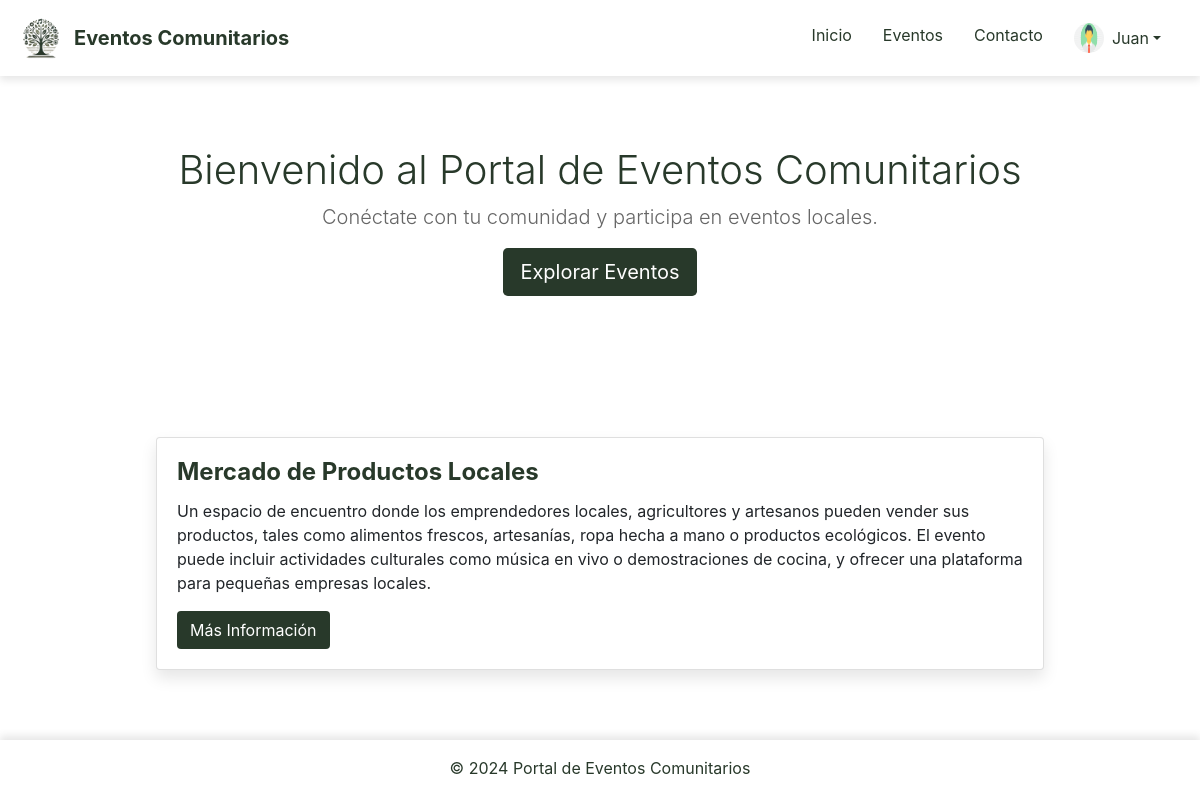
Screenshot of /index.php (signed in) with the database file from the repository.
### tables this page shows
CREATE TABLE `eventos` (
  `id` int(11) NOT NULL,
  `titulo` varchar(255) DEFAULT NULL,
  `descripcion` text DEFAULT NULL,
  `fecha` date DEFAULT NULL,
  `ubicacion` varchar(255) DEFAULT NULL,
  `categoria` varchar(100) DEFAULT NULL,
  `creado_por` int(11) DEFAULT NULL,
  `ESTADO` enum('ACTIVO','ANULADO') DEFAULT 'ACTIVO'
);

### index.php (the view)
<?php include 'templates/header.php'; ?>
<?php include 'includes/db.php';  ?>
<div class="jumbotron text-center">
    <h1 class="display-4">Bienvenido al Portal de Eventos Comunitarios</h1>
    <p class="lead">Conéctate con tu comunidad y participa en eventos locales.</p>
    <a class="btn btn-custom btn-lg" href="eventos.php" role="button">Explorar Eventos</a>
</div>
<div class="container">
    <div class="event-container">
        <?php
        $sql = "SELECT * FROM eventos";
        $result = $conn->query($sql);
        if ($result->num_rows > 0) {
            while($row = $result->fetch_assoc()) {
                ?>
                <div class="card mb-4">
                    <div class="card-body">
                        <h5 class="card-title"><?php echo htmlspecialchars($row['titulo']); ?></h5>
                        <p class="card-text"><?php echo htmlspecialchars($row['descripcion']); ?></p>
                        <a href="detalle_evento.php?id=<?php echo $row['id']; ?>" class="btn btn-custom">Más Información</a>
                    </div>
                </div>
                <?php
            }
        } else {
            echo "<p class='no-events-message'>No hay eventos disponibles en este momento.</p>";
        }
        ?>
    </div>
</div>
<?php include 'templates/footer.php'; ?>

### assets/css/style.css (style rules this page uses)
body, html { height: 100%; margin: 0; font-family: 'Arial', sans-serif; background-color: #ffffff; display: flex; flex-direction: column; justify-content: space-between; height: 100%; }
.container { background-color: #ffffff !important; padding: 20px; margin: 0 auto; max-width: 1200px; }
.event-container { display: flex; flex-wrap: wrap; justify-content: center; gap: 20px; width: 100%; padding: 20px 0; }
.card { background-color: white; width: 80%; margin-bottom: 20px; border: none; box-shadow: 0 8px 16px rgba(0, 0, 0, 0.1); transition: all 0.3s ease; }
.card-title { font-size: 1.5rem; font-weight: bold; color: #28392a; }
.btn-custom { background-color: #28392a !important; color: white !important; border: 2px solid #28392a; padding: 12px; border-radius: 25px; font-size: 16px; cursor: pointer; transition: all 0.3s ease; }
.jumbotron { background-color: white !important; padding: 40px 20px; text-align: center; }
.jumbotron h1 { font-size: 2.5rem; color: #28392a; }
.jumbotron p { font-size: 1.25rem; color: #666; }
.btn-custom { background-color: #28392a; color: white; padding: 15px 30px; border: none; border-radius: 5px; cursor: pointer; transition: background-color 0.3s ease; }

### rows the page displays
eventos: titulo "Mercado de Productos Locales", descripcion "Un espacio de encuentro donde los emprendedores locales, agricultores y artesanos pueden vender sus productos, tales como alimentos frescos, artesanías, ropa hecha a mano o productos ecológicos. El evento puede incluir actividades culturales como música en vivo o demostraciones de cocina, y ofrecer una plataforma para pequeñas empresas locales."

### other values shown
$_SESSION['usuario'] "Juan"
